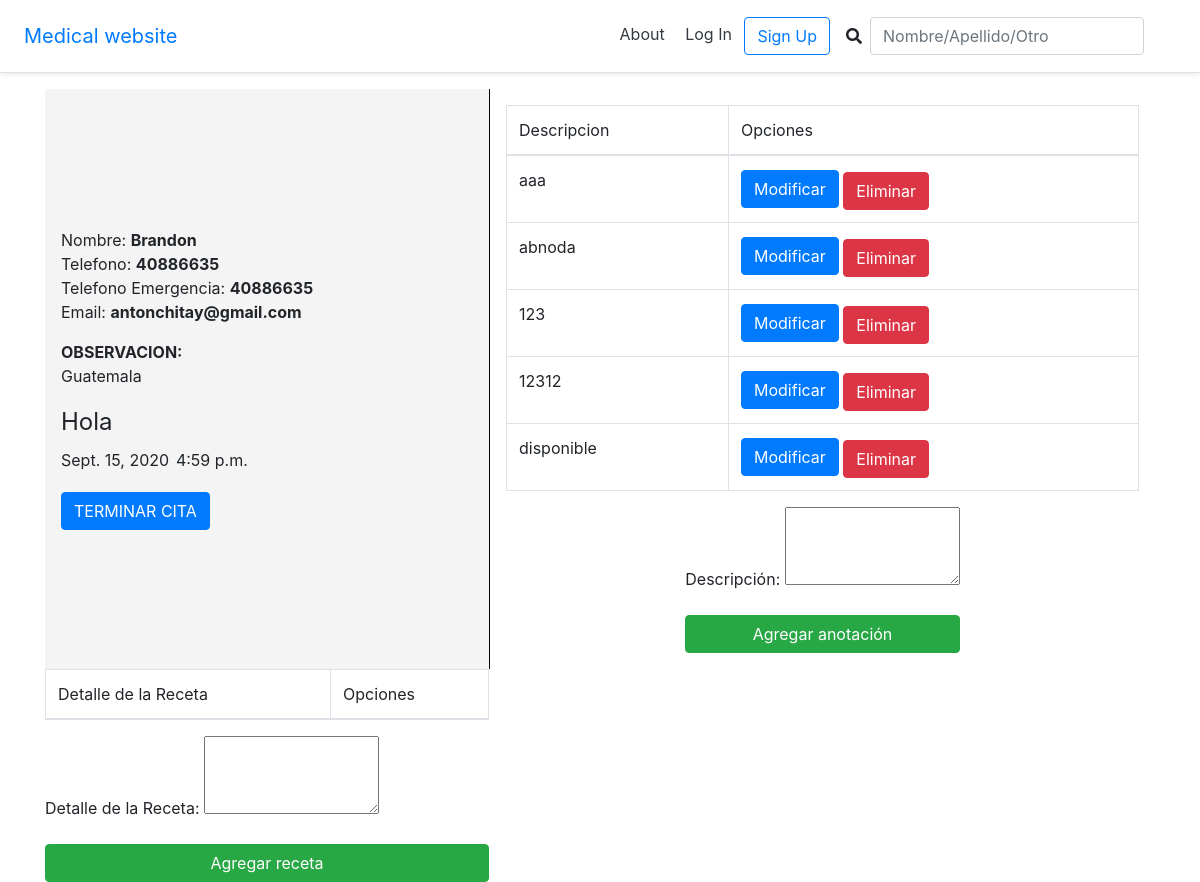
/citas/1, run on the app's committed database.
### cita/models.py (models this page shows, shortened)
class Cita(models.Model):
    ESTADO_OPCIONES = [
        ('PENDIENTE', 'Pendiente'),
        ('ATENDIDA', 'Atendida'),
        ('CANCELADA', 'Cancelada'),
    ]
    fecha = models.DateTimeField(auto_now_add=True)
    fecha_cita = models.DateField()
    hora_cita = models.TimeField()
    estado = models.CharField(max_length=10, choices=ESTADO_OPCIONES, default='PENDIENTE')
    comentario = models.CharField(max_length=50)
    paciente = models.ForeignKey("users.Paciente", related_name="citas", on_delete=models.CASCADE)
    def __str__(self):
        return self.comentario

### users/models.py (models this page shows, shortened)
class Paciente(models.Model):
    GENERO_OPCIONES = [
        ('MASCULINO', 'Masculino'),
        ('FEMENINO', 'Femenino'),
    ]
    nombre = models.CharField(max_length=100)
    apellido = models.CharField(max_length=100)
    telefono = models.CharField(max_length=50, blank=True, null=True)
    telefono_emergencia = models.CharField(max_length=50, blank=True, null=True)
    correo = models.CharField(max_length=100)
    fecha_nacimiento = models.DateField() #DateField(input_formats=settings.DATE_INPUT_FORMATS, null=True, blan=True) para introducir la fecha dd-mm-DDDD
    direccion = models.CharField(max_length=200)
    descripccion = models.CharField(max_length=500, blank=True, null=True)
    sexo = models.CharField(max_length=10, choices=GENERO_OPCIONES, default='FEMENINO')

### anotacion/models.py (models this page shows, shortened)
class Anotacion(models.Model):
    no_anotacion = models.AutoField(primary_key=True)
    id_cita = models.ForeignKey(Cita, related_name="anotaciones", on_delete=models.CASCADE, blank=True, null=True)
    descripcion = models.CharField(max_length=200)
    fecha_hora = models.DateTimeField(default=datetime.now)

### pages/views.py (the view, shortened to what this page needs)
# urls.py: path('citas/<int:pk>', AppointmentDetailView.as_view(), name='cita_detail'),
class AppointmentDetailView(DetailView):
    model = Cita
    context_object_name = 'cita'
    template_name = 'citas/cita_detail.html'
    def get_context_data(self, **kwargs):
        context = super(AppointmentDetailView, self).get_context_data(**kwargs)
        context.update({
            'anotacion_form': AnotacionForm, # get the form instance
            'receta_form': RecetaForm
        })
        return context

### templates/citas/cita_detail.html (shortened to what this page needs)
{% extends '_base.html' %}
{% load static %}
{% block css %}
    <link rel="stylesheet" href="{% static 'css/cita_atender.css' %}" />
{% endblock css %}
{% block content %}
<div class="citas">
    <div class="cita">
        <div class="paciente">
            <p>
                Nombre: <strong>{{cita.paciente.nombre}}</strong></br>
                Telefono: <strong>{{cita.paciente.telefono}}</strong></br>
                Telefono Emergencia: <strong>{{cita.paciente.telefono_emergencia}}</strong></br>
                Email: <strong>{{cita.paciente.correo}}</strong></br>
            </p>
        </div>
        <div class="observaciones">
            <p>
                <strong>OBSERVACION:</strong>
                {{cita.paciente.descripccion}}
            </p>
        </div>
        <div class="resumen">
            <p>
                {{cita}} </br>
                <small>{{cita.fecha_cita}}</small>
                <small>{{cita.hora_cita}}</small>
            </p>
        </div>
        <div class="actions">
            <a href="{% url 'atender_cita' cita.id %}" class="btn btn-primary "> TERMINAR CITA </a>
        </div>
    </div>
    <div class="anotaciones">
        {% if cita.anotaciones.all|length > 0%}
                <table class="table table-bordered">
                    <thead>
                        <tr>
                            <td>Descripcion </td>
                            <td>Opciones</td>
                        </tr>
                    </thead>
                    <tbody>
                    {% for anotacion in cita.anotaciones.all %}
                        <tr>
                            <td>{{ anotacion.descripcion }}</td>
                            <td>
                                <a class="btn btn-primary" href="{% url 'modificar_anotacion' anotacion.no_anotacion %}">Modificar</a>
                                <a class="btn btn-danger mt-1" href="{% url 'eliminar_anotacion' anotacion.no_anotacion %}">Eliminar</a>
                            </td>
                        </tr>
                    {% endfor %}
                    </tbody>
                </table>
        {% else %}
            <h4>Aun no se han realizado anotaciones en esta cita!</h4>
        {% endif %}
        <div class="agregar_nueva">
            <form action="{% url 'crear_anotacion' cita.id %}" method='POST'>{% csrf_token %}
                {{ anotacion_form.as_p }}
                <input class="btn btn-success btn-block" type='submit' value='Agregar anotación'/>
            </form>
        </div>
    </div>
    <div class="recetas">
        <table class="table table-bordered">
            <thead>
                <tr>
                    <td>Detalle de la Receta </td>
                    <td>Opciones</td>
                </tr>
            </thead>
        </table>
        <div class="agregar_nueva2">
            <form action="{% url 'crear_receta' cita.id %}" method='POST'>{% csrf_token %}
                {{ receta_form.as_p }}
                <input class="btn btn-success btn-block" type='submit' value='Agregar receta'/>
            </form>
        </div>
    </div>
</div>
{% endblock content %}

### static/css/cita_atender.css (style rules this page uses)
.citas { display: grid; grid-template-rows: auto; grid-template-columns: 40% 60%; grid-template-areas: "cita anotaciones"; }
.citas .anotaciones { grid-area: anotaciones; display: flex; justify-content: center; align-items: center; flex-direction: column; padding: 1rem; border-left: 1px solid black; }
.citas .cita { grid-area: cita; background-color: #f3f3f3de; min-width: 80%; padding:1rem; display: flex; justify-content: center; align-items: flex-start; flex-direction: column; text-align: start; }
.citas .cita .observaciones { grid-area: observaciones; }
.citas .cita .paciente { grid-area: paciente; }
.citas .cita .resumen { grid-area: resumen; font-size:1.5rem; }
.citas .cita .resumen small { font-size: 1rem; }
.citas .cita .actions { grid-area: actions; }

### data on the page
Cita: paciente.nombre "Brandon", paciente.telefono "40886635", paciente.telefono_emergencia "40886635", paciente.correo "antonchitay@gmail.com", paciente.descripccion "Guatemala", comentario "Hola", fecha_cita "Sept. 15, 2020", hora_cita "4:59 p.m."
Anotacion: descripcion "aaa"
Anotacion: descripcion "abnoda"
Anotacion: descripcion "123"
Anotacion: descripcion "12312"
Anotacion: descripcion "disponible"
